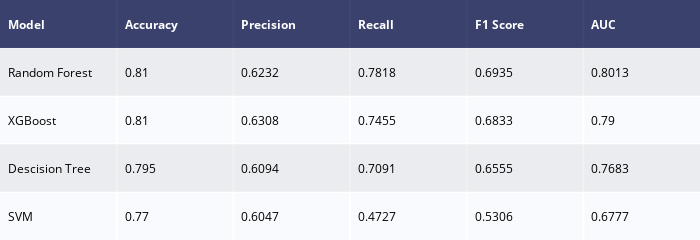

The notebook cell this image was saved under:
### Code cell
# Create table of accuracies for data with PREPROCESSING AND BINNED VALUES
performance_preprossed_only = pd.DataFrame({
    'Model' : ['Descision Tree', 'Random Forest', 'SVM', 'XGBoost'],
    'Accuracy' : [round(DT2_acc, 4), round(RF2_acc, 4), round(SVM2_acc, 4), round(XGB2_acc, 4)],
    'Precision' : [round(DT2_precision, 4), round(RF2_precision, 4), round(SVM2_precision, 4), round(XGB2_precision, 4)],
    'Recall' : [round(DT2_recall, 4), round(RF2_recall, 4), round(SVM2_recall, 4), round(XGB2_recall, 4)],
    'F1 Score' : [round(DT2_f1score, 4), round(RF2_f1score, 4), round(SVM2_f1score, 4), round(XGB2_f1score, 4)],
    'AUC' : [round(DT2_auc, 4), round(RF2_auc, 4), round(SVM2_auc, 4), round(XGB2_auc, 4)]
})
performance_preprossed_only_df = performance_preprossed_only.sort_values(by='Recall', ascending=False)
# Model_comparison_df = Model_comparison_df.set_index('Accuracy Score (%)')
# Model_comparison_df.reset_index()

#create table of results
fig =  ff.create_table(performance_preprossed_only_df)
fig.update_layout(
    autosize=False,
    width=700,
    height=200,
)
fig.show()

### Figure 1 — Plotly figure (JSON) as saved in the notebook; plotly's stock layout.template omitted (floating-point values rounded to 4 significant figures)
{"data": [{"colorscale": [[0, "#00083e"], [0.5, "#ededee"], [1, "#ffffff"]], "hoverinfo": "none", "opacity": 0.75, "showscale": false, "type": "heatmap", "z": [[0, 0, 0, 0, 0, 0], [0.5, 0.5, 0.5, 0.5, 0.5, 0.5], [1, 1, 1, 1, 1, 1], [0.5, 0.5, 0.5, 0.5, 0.5, 0.5], [1, 1, 1, 1, 1, 1]]}], "layout": {"annotations": [{"align": "left", "font": {"color": "#ffffff"}, "showarrow": false, "text": "<b>Model</b>", "x": -0.45, "xanchor": "left", "xref": "x", "y": 0, "yref": "y"}, {"align": "left", "font": {"color": "#ffffff"}, "showarrow": false, "text": "<b>Accuracy</b>", "x": 0.55, "xanchor": "left", "xref": "x", "y": 0, "yref": "y"}, {"align": "left", "font": {"color": "#ffffff"}, "showarrow": false, "text": "<b>Precision</b>", "x": 1.55, "xanchor": "left", "xref": "x", "y": 0, "yref": "y"}, {"align": "left", "font": {"color": "#ffffff"}, "showarrow": false, "text": "<b>Recall</b>", "x": 2.55, "xanchor": "left", "xref": "x", "y": 0, "yref": "y"}, {"align": "left", "font": {"color": "#ffffff"}, "showarrow": false, "text": "<b>F1 Score</b>", "x": 3.55, "xanchor": "left", "xref": "x", "y": 0, "yref": "y"}, {"align": "left", "font": {"color": "#ffffff"}, "showarrow": false, "text": "<b>AUC</b>", "x": 4.55, "xanchor": "left", "xref": "x", "y": 0, "yref": "y"}, {"align": "left", "font": {"color": "#000000"}, "showarrow": false, "text": "Random Forest", "x": -0.45, "xanchor": "left", "xref": "x", "y": 1, "yref": "y"}, {"align": "left", "font": {"color": "#000000"}, "showarrow": false, "text": "0.81", "x": 0.55, "xanchor": "left", "xref": "x", "y": 1, "yref": "y"}, {"align": "left", "font": {"color": "#000000"}, "showarrow": false, "text": "0.6232", "x": 1.55, "xanchor": "left", "xref": "x", "y": 1, "yref": "y"}, {"align": "left", "font": {"color": "#000000"}, "showarrow": false, "text": "0.7818", "x": 2.55, "xanchor": "left", "xref": "x", "y": 1, "yref": "y"}, {"align": "left", "font": {"color": "#000000"}, "showarrow": false, "text": "0.6935", "x": 3.55, "xanchor": "left", "xref": "x", "y": 1, "yref": "y"}, {"align": "left", "font": {"color": "#000000"}, "showarrow": false, "text": "0.8013", "x": 4.55, "xanchor": "left", "xref": "x", "y": 1, "yref": "y"}, {"align": "left", "font": {"color": "#000000"}, "showarrow": false, "text": "XGBoost", "x": -0.45, "xanchor": "left", "xref": "x", "y": 2, "yref": "y"}, {"align": "left", "font": {"color": "#000000"}, "showarrow": false, "text": "0.81", "x": 0.55, "xanchor": "left", "xref": "x", "y": 2, "yref": "y"}, {"align": "left", "font": {"color": "#000000"}, "showarrow": false, "text": "0.6308", "x": 1.55, "xanchor": "left", "xref": "x", "y": 2, "yref": "y"}, {"align": "left", "font": {"color": "#000000"}, "showarrow": false, "text": "0.7455", "x": 2.55, "xanchor": "left", "xref": "x", "y": 2, "yref": "y"}, {"align": "left", "font": {"color": "#000000"}, "showarrow": false, "text": "0.6833", "x": 3.55, "xanchor": "left", "xref": "x", "y": 2, "yref": "y"}, {"align": "left", "font": {"color": "#000000"}, "showarrow": false, "text": "0.79", "x": 4.55, "xanchor": "left", "xref": "x", "y": 2, "yref": "y"}, {"align": "left", "font": {"color": "#000000"}, "showarrow": false, "text": "Descision Tree", "x": -0.45, "xanchor": "left", "xref": "x", "y": 3, "yref": "y"}, {"align": "left", "font": {"color": "#000000"}, "showarrow": false, "text": "0.795", "x": 0.55, "xanchor": "left", "xref": "x", "y": 3, "yref": "y"}, {"align": "left", "font": {"color": "#000000"}, "showarrow": false, "text": "0.6094", "x": 1.55, "xanchor": "left", "xref": "x", "y": 3, "yref": "y"}, {"align": "left", "font": {"color": "#000000"}, "showarrow": false, "text": "0.7091", "x": 2.55, "xanchor": "left", "xref": "x", "y": 3, "yref": "y"}, {"align": "left", "font": {"color": "#000000"}, "showarrow": false, "text": "0.6555", "x": 3.55, "xanchor": "left", "xref": "x", "y": 3, "yref": "y"}, {"align": "left", "font": {"color": "#000000"}, "showarrow": false, "text": "0.7683", "x": 4.55, "xanchor": "left", "xref": "x", "y": 3, "yref": "y"}, {"align": "left", "font": {"color": "#000000"}, "showarrow": false, "text": "SVM", "x": -0.45, "xanchor": "left", "xref": "x", "y": 4, "yref": "y"}, {"align": "left", "font": {"color": "#000000"}, "showarrow": false, "text": "0.77", "x": 0.55, "xanchor": "left", "xref": "x", "y": 4, "yref": "y"}, {"align": "left", "font": {"color": "#000000"}, "showarrow": false, "text": "0.6047", "x": 1.55, "xanchor": "left", "xref": "x", "y": 4, "yref": "y"}, {"align": "left", "font": {"color": "#000000"}, "showarrow": false, "text": "0.4727", "x": 2.55, "xanchor": "left", "xref": "x", "y": 4, "yref": "y"}, {"align": "left", "font": {"color": "#000000"}, "showarrow": false, "text": "0.5306", "x": 3.55, "xanchor": "left", "xref": "x", "y": 4, "yref": "y"}, {"align": "left", "font": {"color": "#000000"}, "showarrow": false, "text": "0.6777", "x": 4.55, "xanchor": "left", "xref": "x", "y": 4, "yref": "y"}], "autosize": false, "height": 200, "margin": {"b": 0, "l": 0, "r": 0, "t": 0}, "width": 700, "xaxis": {"dtick": 1, "gridwidth": 2, "showticklabels": false, "tick0": -0.5, "ticks": "", "zeroline": false}, "yaxis": {"autorange": "reversed", "dtick": 1, "gridwidth": 2, "showticklabels": false, "tick0": 0.5, "ticks": "", "zeroline": false}}}
